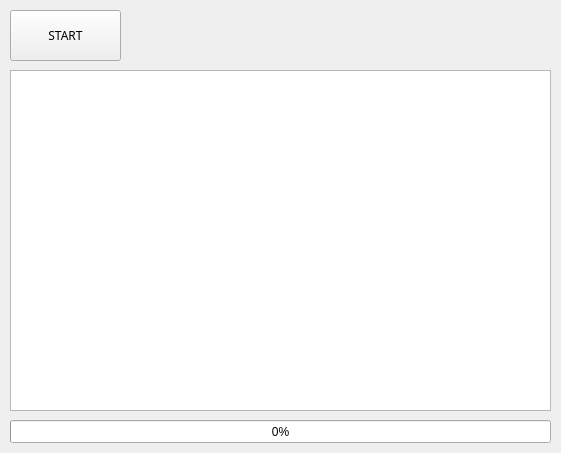
<?xml version="1.0" encoding="UTF-8"?>
<ui version="4.0">
 <class>Form</class>
 <widget class="QWidget" name="Form">
  <property name="geometry">
   <rect>
    <x>0</x>
    <y>0</y>
    <width>561</width>
    <height>453</height>
   </rect>
  </property>
  <property name="windowTitle">
   <string>스레드 테스트</string>
  </property>
  <widget class="QPushButton" name="btnStart">
   <property name="geometry">
    <rect>
     <x>10</x>
     <y>10</y>
     <width>111</width>
     <height>51</height>
    </rect>
   </property>
   <property name="font">
    <font>
     <family>맑은 고딕</family>
    </font>
   </property>
   <property name="text">
    <string>START</string>
   </property>
  </widget>
  <widget class="QTextBrowser" name="txbLog">
   <property name="geometry">
    <rect>
     <x>10</x>
     <y>70</y>
     <width>541</width>
     <height>341</height>
    </rect>
   </property>
  </widget>
  <widget class="QProgressBar" name="pgbTask">
   <property name="geometry">
    <rect>
     <x>10</x>
     <y>420</y>
     <width>541</width>
     <height>23</height>
    </rect>
   </property>
   <property name="value">
    <number>0</number>
   </property>
  </widget>
 </widget>
 <resources/>
 <connections/>
</ui>
